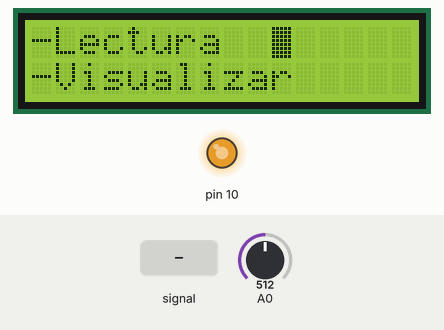
The sketch below on a simulated Arduino Uno, built with avr-gcc and run on an emulated ATmega328P. Shown: 16×2 character LCD, output pins drawn as LEDs (lit = HIGH). The test bench sets the inputs (shaded band); at power-on: A0 = 512.

Above: at 1.2 s.
1.3 s: A0 fed a 200 Hz sine of ±460 counts around its level
At 1.6 s:
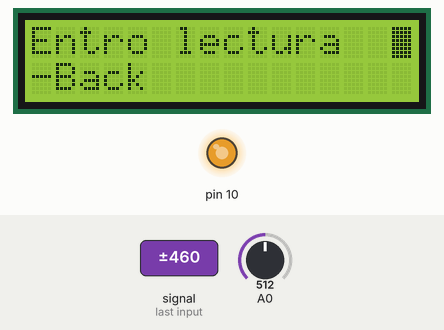
4.3 s: A0 set to 306
7.3 s: A0 set to 122
10.3 s: A0 set to 233
13.3 s: A0 set to 256
At 13.7 s:
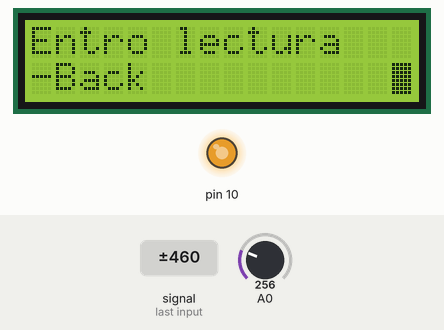
16.3 s: A0 set to 122
At 17.1 s:
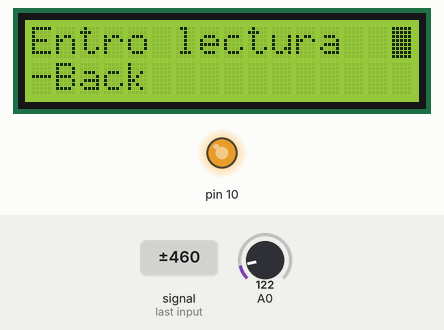
Timing chart, 0 to 19.3 s (numbered marks = the images above; inputs shaded):
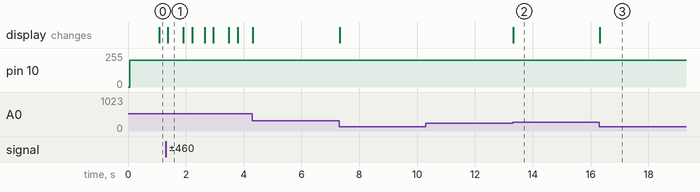

The sketch:

menu_galileodn.ino
```cpp
#include <LiquidCrystal.h>
#define Select 0
#define Right 1
#define Left 2
#define Up 3
#define Down 4

LiquidCrystal lcd(8,13,9,4,5,6,7);

int adc_botton_value[5]={50, 250, 400, 600, 800}; //valores posibles
int x=0;
int nav =-1;
int enter=1;                     //entrar al menu una vez inicializado
int boton;                          // lectura de botones
int menuctrl=0;                      //control del menu
int punto =0;                    //control de cursor del menu
int subctrl =1;


void setup() {
lcd.begin(16,2); //inicializacion del lcd
lcd.clear();


}

void loop() {


 if (x==0){                  //inicio del lcd
  analogWrite(10,250);
  lcd.clear();
  lcd.setCursor(0,0);

  lcd.print("Inicia");

  analogWrite (10,200);


  delay (1000);
  x=1;
   boton = analogRead(0);

 }


 boton = analogRead(0);     //lectura de teclado

 nav=get_key(boton);
 movemenu();


   lcd.setCursor(15,punto);
   //lcd.print(punto, DEC);
   lcd.blink();


 if (enter) menu();
}

void menu(){     // menu en lcd

  enter=0;

  lcd.clear();

  switch (menuctrl){


    case 0 :
    //lcd.clear();
    if(subctrl==1){
    lcd.setCursor(0,0);
    lcd.print("-Lectura");
    lcd.setCursor(0,1);
    lcd.print("-Visualizar");
    lcd.setCursor(10,punto);
    }

    if(subctrl==2){
    lcd.setCursor(0,0);
    lcd.print("-Visualizar");
    lcd.setCursor(0,1);
    lcd.print("-Calibrar");
    lcd.setCursor(10,punto);
  }

   if(subctrl==3){
    lcd.setCursor(0,0);
    lcd.print("-Calibrar");
    lcd.setCursor(0,1);
    lcd.print("-Settings LCD");
    lcd.setCursor(10,punto);
  }
    lcd.blink();
    break;


    case 1 :
    lcd.print("Entro lectura");
    lcd.setCursor(0,1);
    lcd.print("-Back");
    lcd.blink();
    break;

    case 2 :
    lcd.print("Entro Visualzar");
    lcd.setCursor(0,1);
    lcd.print("-Back");
    lcd.blink();
    break;

    case 3 :
    lcd.print("Entro Calibrar");
    lcd.setCursor(0,1);
    lcd.print("-Back");
    lcd.blink();
    break;

    case 4 :
    lcd.print("Entro Settings");
    lcd.setCursor(0,1);
    lcd.print("-Back");
    lcd.blink();
    break;


  }


 /*  switch (nav){
     case 0 :
     lcd.clear();
     lcd.setCursor(0,0);
     lcd.print("Right");
     lcd.setCursor(0,1);
     lcd.print(boton, DEC);
     lcd.blink();
     break;

      case 1 :
     lcd.clear();
     lcd.setCursor(0,0);
     lcd.print("Up");
     lcd.setCursor(0,1);
     lcd.print(boton, DEC);
     lcd.blink();
     break;

    case 2 :
     lcd.clear();
     lcd.setCursor(0,0);
     lcd.print("Down");
     lcd.setCursor(0,1);
     lcd.print(boton, DEC);
     lcd.blink();
     break;

       case 3 :
     lcd.clear();
     lcd.setCursor(0,0);
     lcd.print("Left");
     lcd.setCursor(0,1);
     lcd.print(boton, DEC);
     lcd.blink();
     break;

       case 4 :
     lcd.clear();
     lcd.setCursor(0,0);
     lcd.print("Select");
     lcd.setCursor(0,1);
     lcd.print(boton, DEC);
     lcd.blink();
     break;

     case -1:
       lcd.clear();
       lcd.setCursor(0,0);
       lcd.print("error ");
       lcd.print(boton, DEC);

       //lcd.setCursor(0,1);
       //lcd.print(x,DEC);
       delay(2000);
       break;

}
*/
}


  void movemenu() {    // movimientos del menu lcd

    switch (nav){

     case 1:
    punto --;
    if (punto <0){ subctrl --;

       punto =0;

      if (subctrl<1) subctrl =1;


       menu();
    }

    break;

    case 2:
    punto ++;
    if (punto>1)subctrl ++ ;

    punto =1;
         if (subctrl>3){ subctrl =3;

      menu();
    }

    break;

    case 4:
    if (menuctrl==0) {if (subctrl==1 & punto==0) {

      menuctrl=1;
      menu();

    }else if (subctrl==1 & punto==1){

      punto =0;
      menuctrl=2;
      menu();

    }  else if(subctrl==2 & punto==0){

        menuctrl=2;
        menu();
    }       else if(subctrl==2 & punto==1){

              punto=0;
              menuctrl=3;
              menu();
            }     else if(subctrl==3 & punto==0){

              menuctrl=3;
              menu();
            }     else if(subctrl==3 & punto==1){

                            punto =0;
                            menuctrl=4;
                            menu();
                          }
    break;
    }
   /*if (menuctrl==1) if (punto>=1)  {

     menuctrl=0;
     subctrl=1;
     punto=0;
     menu();
     break;
   }


  if (menuctrl==2) if (punto>=1)  {

     menuctrl=0;
     subctrl=1;
     punto=0;
     menu();
     break;
   }

    if (menuctrl==3) if (punto>=1)  {

    menuctrl=0;
    subctrl=1;
    punto=0;
    menu();
    break;
   }


    if (menuctrl==4) if (punto>=1)  {

    menuctrl=0;
    subctrl=1;
    punto=0;
    menu();
    break;
   }


    */
    }
  }


int get_key(unsigned int input)  //Funcion para capturar el teclado....
    {
      int k;

      for (k = 0; k < 5; k++)
      {
        if (input < adc_botton_value[k])
        {
          return k;
        }
      }

      if (k >= 5)k = -1;  // Error en la lectura
      return k;
    }
```

Measured:
- after the input at 1.3 s, the display: changes after 0.07 s (image 1)
- after the input at 10.3 s, every drawn part: stays the same
- after the input at 13.3 s, the display: changes at once (image 2)
- after the input at 16.3 s, the display: changes at once (image 3)
- what the display in image 1 shows lasts 0.5 s, from 1.4 s to 1.9 s
